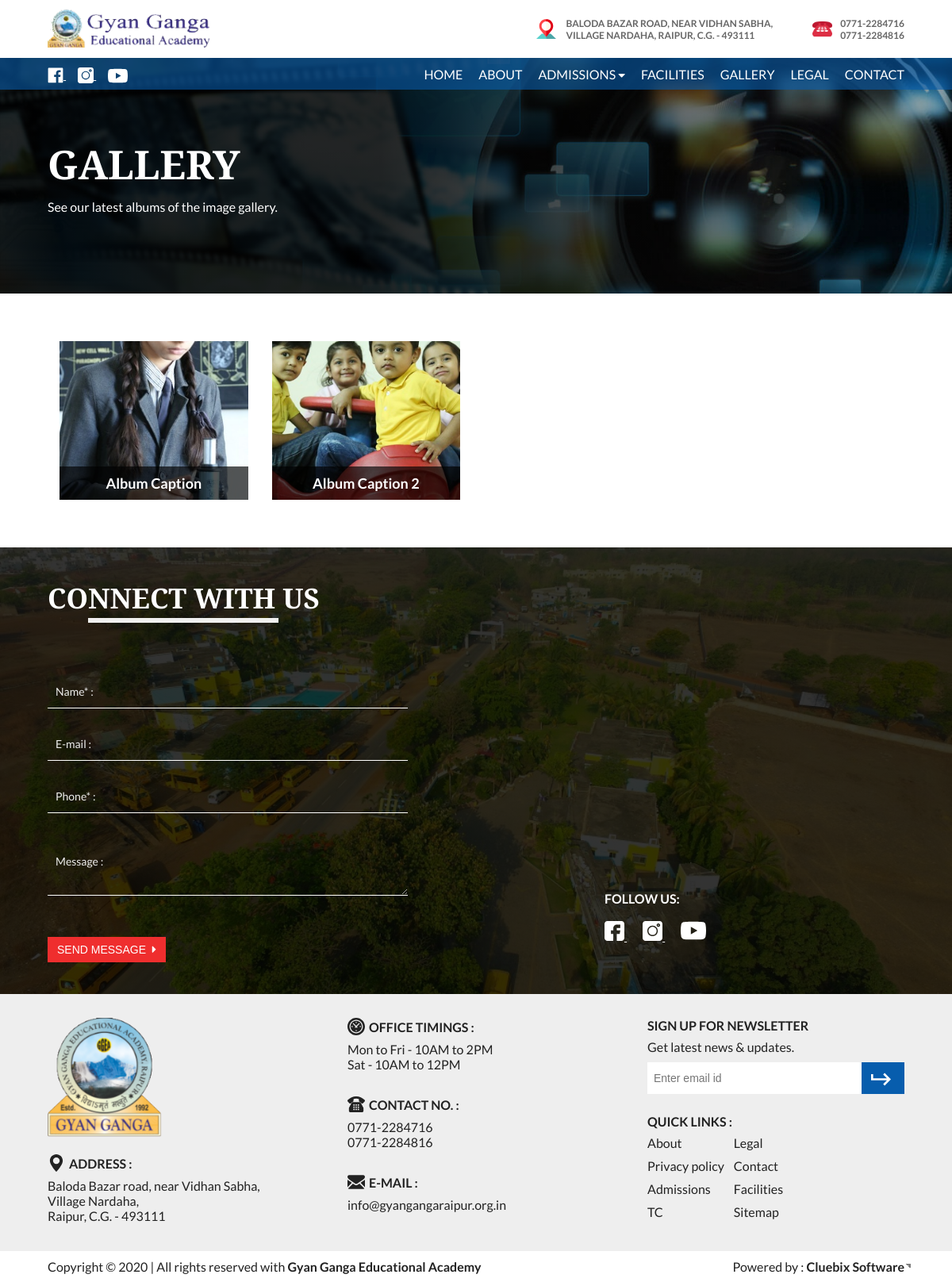
The app's page /index.php/gallery, older data.
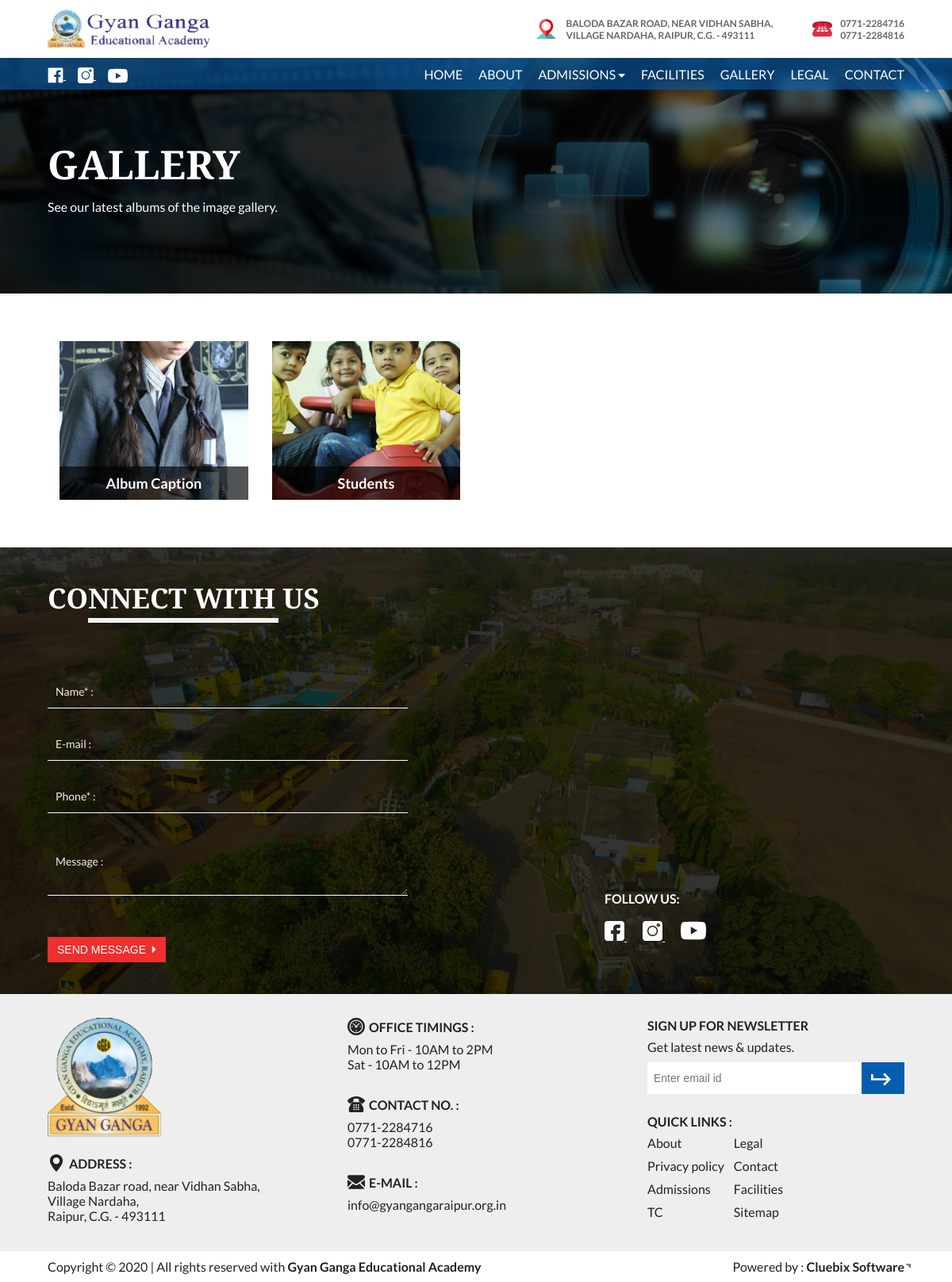
The same page, newer data.
### tables this page shows
CREATE TABLE `webprofile` (
  `id` int(11) NOT NULL,
  `email` varchar(100) NOT NULL,
  `phone1` varchar(50) NOT NULL,
  `phone2` varchar(50) NOT NULL,
  `whatsapp_no` varchar(50) NOT NULL,
  `address_line1` varchar(50) NOT NULL,
  `address_line2` varchar(50) NOT NULL,
  `address_line3` varchar(100) NOT NULL,
  `timing_1` varchar(200) NOT NULL,
  `timing_2` varchar(200) NOT NULL,
  `fblink` varchar(50) NOT NULL,
  `instalink` varchar(50) NOT NULL,
  `twitterlink` varchar(50) NOT NULL,
  `youtubelink` varchar(500) NOT NULL,
  `virtual_tour` varchar(50) NOT NULL
);

CREATE TABLE `gallery_categories` (
  `id` int(11) NOT NULL,
  `name` varchar(100) NOT NULL
);

CREATE TABLE `gallery` (
  `id` int(11) NOT NULL,
  `gall_cat_id` int(11) NOT NULL,
  `img_src` varchar(500) NOT NULL,
  `alt_txt` varchar(500) NOT NULL DEFAULT 'Gyan ganga school photo gallery'
);

### application/controllers/Gallery.php (called while the page is built, shortened)
<?php
class Gallery extends MY_Controller {
	function __construct(){
		$this->load->model('GetModel','fetch');
	}
	public function index()
	{
		$profile=$this->fetch->getWebProfile();
		$categories=$this->fetch->getInfo('gallery_categories');
		foreach($categories as $category){
			$category->thumb = $this->fetch->getInfoById('gallery','gall_cat_id',$category->id)->img_src;
		}
		$this->load->view('header',['web'=>$profile ,
									'title'=>'Gallery',
									'categories'=>$categories
									]);
		$this->load->view('album');
		$this->load->view('footer');
	}
}

### index.php (called while the page is built, shortened)
<?php
require_once BASEPATH.'core/CodeIgniter.php';

### application/models/GetModel.php (called while the page is built, shortened)
<?php
class GetModel extends CI_Model{
    public function getInfo($table)
    {
        return $this->db->get($table)->result();
    }
    public function getInfoById($table,$column,$id)
    {
        $this->db->where($column, $id);
        return $this->db->get($table)->row();
    }
    public function getWebProfile()
    {
        return $this->db->get('webprofile')->row();
    }
}
?>

### application/views/album.php (the view)
<div class="subheader" style="background:linear-gradient(to right,rgba(0,0,0,0.85) 40%,rgba(0,0,0,0.3)), url('<?=base_url()?>assets/images/header-media.jpg') no-repeat">
    <div class="wrapper">
        <h2 class="subheader-head serif wow fadeInUp" data-wow-delay="1s">Gallery</h2>
        <p class="subheader-txt wow fadeInUp" data-wow-delay="1.2s">See our latest albums of the image gallery.</p>
    </div>
</div>
<section class="album wow fadeInUp" data-wow-delay="1.5s">
    <div class="wrapper">
        <?php foreach($categories as $g){?>
        <a href="<?=base_url('Gallery/Album/').$g->id?>">
            <img class='lazyload' data-src="<?=base_url('assets/images/').$g->thumb?>" alt="GGEA">
            <p class="caption"><?=$g->name?></p>
        </a>
        <?php }?>
    </div>
</section>

### application/views/header.php (shortened to what this page needs)
<!DOCTYPE html>
<html lang="en">
<head>
    <link rel="stylesheet" href="https://cdnjs.cloudflare.com/ajax/libs/font-awesome/5.13.0/css/all.min.css" />
    <link rel="stylesheet" href="<?=base_url('assets/')?>css/owl.carousel.min.css">
    <link rel="stylesheet" href="<?=base_url('assets/')?>css/owl.theme.default.min.css">
    <link rel="stylesheet" href="<?=base_url('assets/')?>css/float_label.css">
    <link rel="stylesheet" href="<?=base_url('assets/')?>css/animate.css">
    <link rel="stylesheet" href="<?=base_url('assets/')?>css/style.css">
</head>
<body>
    <div class="logo-bar wow fadeInDown">
        <div class="wrapper">
            <a href="<?=base_url()?>"><img src="<?=base_url('assets/')?>images/logo.png" alt="GGR Logo" class="logo"></a>
            <div class="address-bar">
                <div class="top-address">
                    <p><?=$web->address_line1?> <br> <?=$web->address_line2?> <?=$web->address_line3?></p>
                </div>
                <div class="top-phone">
                    <img src="<?=base_url('assets/')?>images/phone-icon-red.png" alt="Phone">
                    <p><?=$web->phone1?> <br> <?=$web->phone2?></p>
                </div>
            </div>
        </div>
    </div>
    <nav class="wow fadeInDown" data-wow-delay="0.5s">
        <div class="wrapper">
            <div class="left-links">
                <a href="<?=$web->fblink?>" target="_blank" class="fblink">
                </a>
                <a href="<?=$web->instalink?>" target="_blank" class="instalink">
                </a>
                <a href="<?=$web->youtubelink?>" target="_blank" class="ytlink">
                </a>
            </div>
            <ul class="menu">
                <li><a href="<?=base_url()?>" class="<?=$this->uri->segment(1)==""?'active':''?>">Home</a></li>
                <li><a href="<?=base_url('About')?>" class="<?=$this->uri->segment(1)=="About"?'active':''?>">About</a></li>
                <li class="dropdown sm-hide nowrap">
                    <a class="<?=$this->uri->segment(1)=="Admissions"?'active':''?><?=$this->uri->segment(1)=="TC"?'active':''?>">Admissions <i class="fa fa-caret-down fa-sm"></i></a>
                </li>
                <li><a href="<?=base_url('Facilities')?>" class="<?=$this->uri->segment(1)=="Facilities"?'active':''?>">Facilities</a></li>
                <li><a href="<?=base_url('Gallery')?>" class="<?=$this->uri->segment(1)=="Gallery"?'active':''?>">Gallery</a></li>
                <li><a href="<?=base_url('Legal')?>" class="<?=$this->uri->segment(1)=="Legal"?'active':''?>">Legal</a></li>
                <li><a href="<?=base_url('Contact')?>" class="<?=$this->uri->segment(1)=="Contact"?'active':''?>">Contact</a></li>
            </ul>
        </div>
    </nav>

### application/views/footer.php (shortened to what this page needs)
    <section class="contact" style="background: linear-gradient(to right, rgba(0,0,0,0.8), rgba(0,0,0,0.8)),url('assets/images/ggr-drone.jpg') no-repeat;">
        <div class="wrapper wow fadeInUp" data-wow-offset="100">
        <h2 class="serif heading">
            Connect with us
        </h2>
        <div class="content">
            <form action="<?=base_url('Home/Mail')?>" method="POST">
                <div class="form-group">
                    <input type="text" maxlength="20" name="name" id="name" x-moz-errormessage="Enter name here" oninvalid="this.setCustomValidity('Enter name here')" oninput="this.setCustomValidity('')" required>
                    <label for="name">Name* :</label>
                </div>
                <div class="form-group">
                    <input type="email" maxlength="30" name="email" id="email" x-moz-errormessage="Enter e-mail here" oninvalid="this.setCustomValidity('Enter e-mail here')" oninput="this.setCustomValidity('')">
                    <label for="email">E-mail :</label>
                </div>
                <div class="form-group">
                    <input type="text" x-moz-errormessage="Enter Contact no. here"  name="phone" pattern="[6-9]{1}[0-9]{9}" oninvalid="this.setCustomValidity('')" oninput="this.setCustomValidity('')" maxlength="10" title="Enter 10 digit mobile no. starting with 6,7,8, or 9" required>
                    <label for="phone">Phone* :</label>
                </div>
                <div class="form-group remarker">
                    <textarea name="message" rows="3" maxlength="200" id="message"></textarea>
                    <label for="message">Message :</label>
                </div>
                <button type="submit" class="btn"> Send message &nbsp;<i class="fa fa-caret-right"></i></button>
            </form>
            <div class="map-social">
                <iframe src="https://www.google.com/maps/embed?pb=!1m18!1m12!1m3!1d12504.243146400868!2d81.72878186919894!3d21.28991672284088!2m3!1f0!2f0!3f0!3m2!1i1024!2i768!4f13.1!3m3!1m2!1s0x3a28e834bcf78343%3A0x20841ab1597abf82!2sGyan%20Ganga%20Educational%20Academy!5e0!3m2!1sen!2sin!4v1590737904697!5m2!1sen!2sin" frameborder="0" style="border:0;" allowfullscreen="" aria-hidden="false" tabindex="0"></iframe>
                <div class="social-links">
                    <h3>Follow us:</h3>
                    <a href="<?=$web->fblink?>" target="_blank" class="fblink">
                        <svg viewBox="0 0 512 512" xmlns="http://www.w3.org/2000/svg">
                            <path d="m437 0h-362c-41.351562 0-75 33.648438-75 75v362c0 41.351562 33.648438 75 75 75h151v-181h-60v-90h60v-61c0-49.628906 40.371094-90 90-90h91v90h-91v61h91l-15 90h-76v181h121c41.351562 0 75-33.648438 75-75v-362c0-41.351562-33.648438-75-75-75zm0 0"/>
                        </svg>
                    </a>
                    <a href="<?=$web->instalink?>" target="_blank" class="instalink">
                    </a>
                    <a href="<?=$web->youtubelink?>" target="_blank" class="ytlink">
                    </a>
                </div>
            </div>
        </div>
        </div>
    </section>
    <footer>
        <div class="ufooter">
            <div class="emblem">
                <img class='lazyload' data-src="<?=base_url()?>assets/images/footer-logo.PNG" alt="Gyan Ganga emblem">
                <div class="address">
                    <div class="footer-head">
                        <h4>Address :</h4>
                    </div>
                    <p><?=$web->address_line1?></p>
                    <p><?=$web->address_line2?></p>
                    <p><?=$web->address_line3?></p>
                </div>
            </div>
            <div class="info">
                <div class="timings">
                    <div class="footer-head">
                        <h4>Office timings :</h4>
                    </div>
                    <p><?=$web->timing_1?></p>
                    <p><?=$web->timing_2?></p>
                </div>
                <div class="footer-contact">
                    <div class="footer-head">
                        <h4>Contact no. :</h4>
                    </div>
                    <p><?=$web->phone1?></p>
                    <p><?=$web->phone2?></p>
                </div>
                <div class="email">
                    <div class="footer-head">
                        <h4>E-mail :</h4>
                    </div>
                    <p><?=$web->email?></p>
                </div>
            </div>
            <div class="newsletter">
                <div class="sign-up">
                    <div class="footer-head">
                        <h4>Sign up for newsletter</h4>
                    </div>
                    <p>Get latest news & updates.</p>
                    <form action="<?=base_url('Home/Subscribe')?>" method="POST">
                        <div class="field">
                            <input type="email" name="email" placeholder="Enter email id" required>
                            <button type="submit" class="signup-btn">
                            </button>
                        </div>
                    </form>
                </div>
                <div class="quick-links">
                    <div class="footer-head">
                        <h4>Quick Links :</h4>
                    </div>
                    <div class="links">
                        <p><a href="<?=base_url('About')?>">About</a></p>
                        <p><a href="<?=base_url('Legal')?>">Legal</a></p>
                        <p><a href="<?=base_url('Policy')?>">Privacy policy</a></p>
                        <p><a href="<?=base_url('Contact')?>">Contact</a></p>
                        <p><a href="<?=base_url('Admissions')?>">Admissions</a></p>
                        <p><a href="<?=base_url('Facilities')?>">Facilities</a></p>
                        <p><a href="<?=base_url('TC')?>">TC</a></p>
                        <p><a href="<?=base_url('sitemap.xml')?>" target="_blank">Sitemap</a></p>
                    </div>
                </div>
            </div>
        </div>
        <div class="lfooter">
            <p class="cpy">
                <span>Copyright </span> &copy; 2020 | All rights reserved with<strong> Gyan Ganga Educational Academy</strong>
             </p>
             <p class="powered">
                 Powered by :
                 <strong><a href="https://cluebix.com" target="_blank">Cluebix Software</a></strong>
             </p>
        </div>
    </footer>
</body>
</html>

### assets/css/float_label.css (style rules this page uses)
.form-group { position:relative; }
label { position:absolute; left:10px; top:40%; transform: translateY(-50%); transition:all 0.3s; color:#999; font-weight:normal; cursor: text; pointer-events: none; }

Row changes from the older to the newer data that the page shows:
changed gallery_categories: name "Album Caption 2" → "Students"
